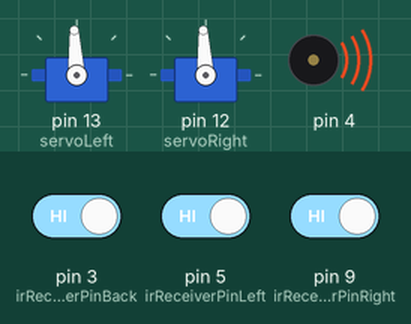
Bench run of a sketch on a simulated Arduino Uno, built with avr-gcc and run on an emulated ATmega328P. Parts: 2 × servo, buzzer (waves = sounding). The test bench sets the inputs (shaded band); at power-on: pin 3 (irReceiverPinBack) HIGH, pin 5 (irReceiverPinLeft) HIGH, pin 9 (irReceiverPinRight) HIGH.

Above: at 0.1 s.
At 1.1 s:
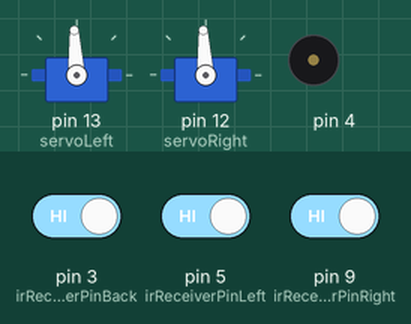
Timing chart, 0 to 2.6 s (numbered marks = the images above):
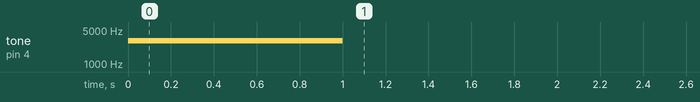

Measured:
- by itself, tone on pin 4: silent → 3000 Hz at 0.00 s, → silent 1.0 s later

The sketch:

irdetect.ino
```cpp
#include <Servo.h>
Servo servoLeft;
Servo servoRight;

int irReceiverPinRight = 9;
int irReceiverPinLeft = 5;
int irReceiverPinBack = 3;
int ir1, ir2, ir3 = 100;

long lastTransitionTime = 0;
long listeningTime = 200000;
long wanderingTime = 7000000;
long turnAroundTime = 500000;
long turningTime = 50000;
long startTime = 0;
long loopPeriod = 1000;

boolean beaconSeenIr1 = false;
boolean beaconSeenIr2 = false;
boolean beaconSeenIr3 = false;

//take action
int speedLeft = 0;
int speedRight = 0;

int forwardSignal = -100;
int turningSignal = 50;

int state = 0;

void setup()
{
  Serial.begin(9600);
  tone(4, 3000, 1000);
  servoLeft.attach(13);
  servoRight.attach(12);
}

void loop()
{
  while(startTime > micros()) ; // wait here until we get constant looptime
  startTime = micros() + loopPeriod;

  /*
  Serial.print(ir1);
  Serial.print("\t");
  Serial.print(ir2);
  Serial.print("\t");
  Serial.println(ir3);*/
  // States
  switch(state) {

    case 0:
      //Listening state

        ir1 = digitalRead(irReceiverPinLeft);
        ir2 = digitalRead(irReceiverPinRight);
        ir3 = digitalRead(irReceiverPinBack);

        beaconSeenIr1 = beaconSeenIr1 || (ir1==0);
        beaconSeenIr2 = beaconSeenIr2 || (ir2==0);
        beaconSeenIr3 = beaconSeenIr3 || (ir3==0);

        if (micros() - lastTransitionTime > listeningTime) {
          changeState(1);
        }
        break;
     case 1:
     // check sensors
     if(!beaconSeenIr1 && !beaconSeenIr2 && !beaconSeenIr3){
       //Didn't see anything, go to wandering state
       changeState(2);
     }
     else if(!beaconSeenIr1 && !beaconSeenIr2){
       //Saw something back, turn around
       beaconSeenIr3==false;
       changeState(3);
     }
     else{
       //Saw something front, left or right

       if(beaconSeenIr1 && beaconSeenIr2){
       //Saw something front, drive straight ahead
       speedLeft = forwardSignal;
       speedRight = forwardSignal;
       }
       else if(beaconSeenIr1){
       //Saw something left but not right, turn left
       speedLeft = turningSignal;
       speedRight = -turningSignal;
       }
       else if(beaconSeenIr2){
       //Saw something right but not left, turn right
       speedLeft = -turningSignal;
       speedRight = turningSignal;
       }

       //reset beaconSeen
       beaconSeenIr1 = false;
       beaconSeenIr2 = false;
       beaconSeenIr3 = false;

       changeState(0);
     }
     break;

     case 2:
     //Wandering state
     //TODO: some wandering
     speedLeft = 0;//-turningSignal;
     speedRight = 0;//turningSignal;
     if (micros() - lastTransitionTime > wanderingTime) {
          changeState(0);
     }

     break;

     case 3:
     //Turnaround state
       speedLeft = turningSignal;
       speedRight = -turningSignal;
       if (micros() - lastTransitionTime > turnAroundTime) {
          changeState(0);
       }
     break;
  }

  drive(speedLeft,speedRight);
}

void changeState(int newState){
        state = newState;
        lastTransitionTime = micros();
}

float volts(int adPin)                       // Measures volts at adPin
{ // Returns floating point voltage
    return float(analogRead(adPin)) * 5.0 / 1024.0;
}

void drive(int speedLeft, int speedRight){
    servoLeft.writeMicroseconds(1500 + speedLeft);   // Set left servo speed
    servoRight.writeMicroseconds(1500 - speedRight); // Set right servo speed
}
```
